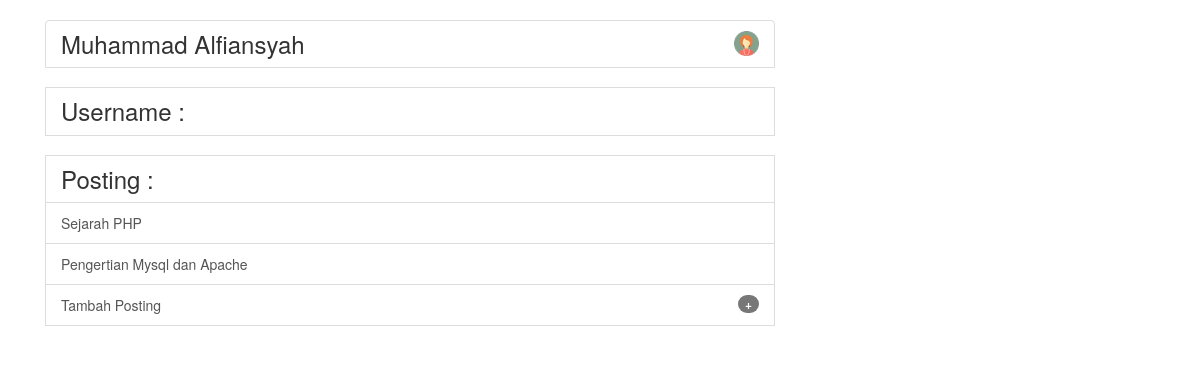
Page /akun/profil.php?id=8 on the committed database.
### tables this page shows
CREATE TABLE IF NOT EXISTS `akun` (
`id` int(5) NOT NULL,
  `nama` varchar(50) DEFAULT NULL,
  `username` varchar(40) DEFAULT NULL,
  `password` varchar(40) DEFAULT NULL,
  `img` varchar(60) NOT NULL
);

CREATE TABLE IF NOT EXISTS `postingan` (
`id` int(5) NOT NULL,
  `judul` text,
  `isi` text,
  `tanggal` date DEFAULT NULL,
  `nama` varchar(40) DEFAULT NULL,
  `Kategori` varchar(50) NOT NULL,
  `jenis` varchar(60) NOT NULL,
  `mapel` varchar(60) NOT NULL
);

### akun/profil.php (the view, shortened to what this page needs)
<!DOCTYPE html>
<html lang="en">
<head>
  <link rel="stylesheet" href="/rpl/css/bootstrap.min.css">
  </head>
<body>
<div class="container">
<div class="row">
<div class="col-md-12">
<div class="col-md-8">
<div class="row">
<div class="col-md-12">
<div class="list-group">
<?php
$username = $_SESSION['username'];
$id = $_REQUEST['id'];
$select = mysql_query("select * from akun where id='$id'");
$ambil = mysql_fetch_array($select);
$nama = $ambil['nama'];
$img = $ambil['img'];
echo "<h3 class=\"list-group-item\"><img src=/rpl/img/$img width=25 class=\"pull-right\" data-toggle=\"modal\" data-target=\"#myModal\">$nama </h3>
<h3 class=\"list-group-item\">Username : $username</h3>
<h3 class=\"list-group-item\">Posting :</h3>";
$pilih = mysql_query("select * from postingan where nama = '$nama'");
while($cabut = mysql_fetch_array($pilih)){
	$judul = $cabut['judul'];
	$id = $cabut['id'];
	echo "<a href=postingan.php?id=$id class=\"list-group-item\">$judul</a>
	";
}
?>
<a href="/rpl/posting/posting.html" class="list-group-item"><span class="badge">+</span>Tambah Posting</a>
</div>
</div>
</div>
</div>
</div>
</div>
</div>
</body>
</html>

### rows in the picture
akun: img (picture), nama "Muhammad Alfiansyah"
postingan: judul "Sejarah PHP"
postingan: judul "Pengertian Mysql dan Apache"
